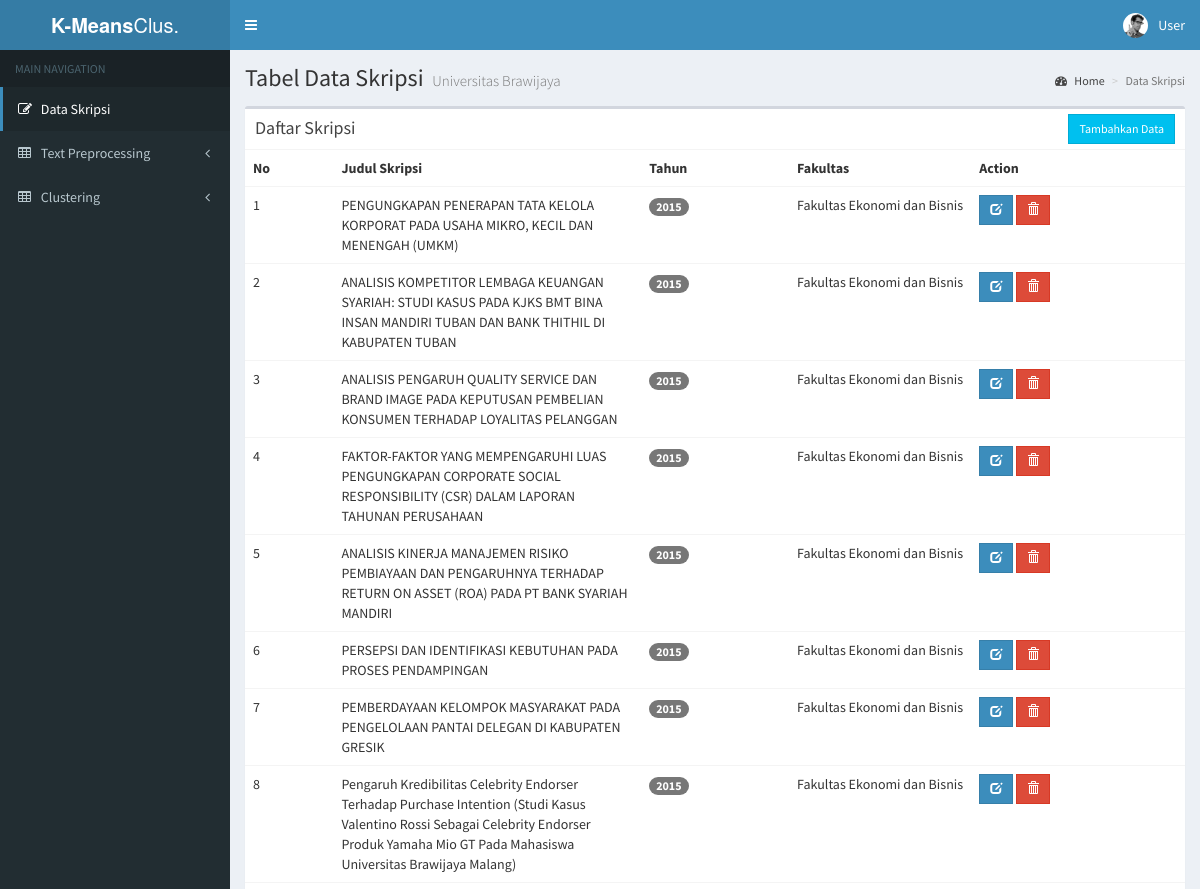
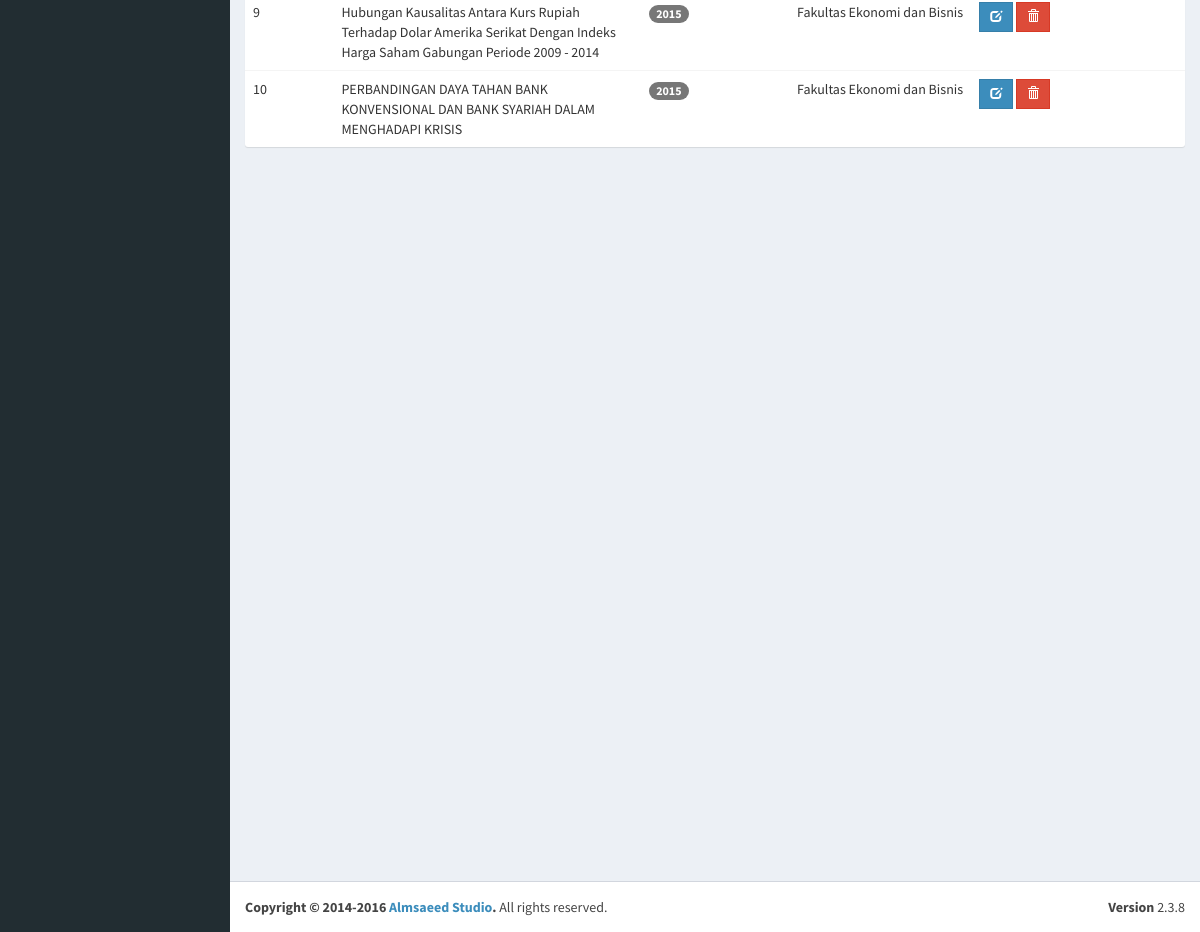
The page / on the database its author committed (2 pictures, top to bottom).
### tables this page shows
CREATE TABLE `document` (
  `id` int(11) NOT NULL,
  `judul` varchar(200) NOT NULL,
  `fakultas` varchar(200) NOT NULL,
  `tahun` varchar(4) NOT NULL,
  `abstrak` text NOT NULL,
  `kata_kunci` text NOT NULL,
  `daftar_isi` text NOT NULL,
  `file_type` varchar(255) NOT NULL
);

### application/controllers/Main.php (called while the page is built, shortened)
<?php
class Main extends CI_Controller {
    public function __construct() {
        $this->load->model('Document_model');
        $this->load->model('Stopword_model');
        $this->load->helper('stemming_helper');
        $this->load->helper('clustering_helper');
    }
    public function index() {
        $this->load->view('header');
        $this->load->view('documents/list', [
            'documents' => $this->Document_model->getAll()
        ]);
        $this->load->view('sidebar');
        $this->load->view('footer');
    }
}

### index.php (called while the page is built, shortened)
<?php
require_once BASEPATH.'core/CodeIgniter.php';

### application/models/Document_model.php (called while the page is built, shortened)
<?php
class Document_model extends CI_Model {
    public function getAll() {
        $query = $this->db->get('document');
        return $query->result();
    }
}

### application/views/documents/list.php (the view)
<div class="content-wrapper">
    <section class="content-header">
        <h1>
            Tabel Data Skripsi
            <small>Universitas Brawijaya</small>
        </h1>
        <ol class="breadcrumb">
            <li><a href="forminput"><i class="fa fa-dashboard"></i> Home</a></li>
            <li class="active">Data Skripsi</li>
        </ol>
    </section>
    <section class="content">
        <div class="row">
            <div class="col-xs-12">
                <div class="box">
                    <div class="box-header">
                        <h3 class="box-title">Daftar Skripsi</h3>
                        <div class="box-tools">
                            <div class="input-group input-group-sm" style="width: 150px;">
                                <a href="<?php echo base_url('main/add') ?>" class="btn btn-info btn-sm btn-flat pull-right">
                                    Tambahkan Data
                                </a>
                            </div>
                        </div>
                    </div>
                    <div class="box-body table-responsive no-padding">
                        <table class="table table-hover">
                            <tr>
                                <th style="width: 10px">No</th>
                                <th style="width: 50px">Judul Skripsi</th>
                                <th style="width: 50px">Tahun</th>
                                <th style="width: 50px">Fakultas</th>
                                <th style="width: 80px">Action</th>
                            </tr>
                            <?php foreach ($documents as $index => $row) : ?>
                                <tr>
                                    <td><?php echo $index+1 ?></td>
                                    <td><?php echo $row->judul ?></td>
                                    <td><span class="badge bg-primary"><?php echo $row->tahun ?></span></td>
                                    <td><?php echo $row->fakultas ?></td>
                                    <td>
										<div class="" align="left">
                                            <a href="<?php echo base_url('main/edit/' . $row->id) ?>">
                                                <button class="btn btn-flat btn-sm btn-primary">
                                                    <i class="glyphicon glyphicon-edit"></i>
                                                </button>
                                            </a>
                                            <a href="<?php echo base_url('main/delete/' . $row->id) ?>">
                                                <button class="btn btn-flat btn-sm btn-danger">
                                                    <i class="glyphicon glyphicon-trash"></i>
                                                </button>
                                            </a>
                                        </div>
                                    </td>
                                </tr>
                            <?php endforeach; ?>
                        </table>
                    </div>
                </div>
            </div>
        </div>
    </section>
</div>

### application/views/header.php (shortened to what this page needs)
<!DOCTYPE html>
<html>
<head>
    <link rel="stylesheet" href="<?php echo base_url('assets/bootstrap/css/bootstrap.min.css') ?>">
    <link rel="stylesheet" href="<?php echo base_url('assets/css/font-awesome.min.css') ?>">
    <link rel="stylesheet" href="<?php echo base_url('assets/plugins/datepicker/datepicker3.css') ?>">
    <link rel="stylesheet" href="<?php echo base_url('assets/dist/css/AdminLTE.min.css') ?>">
    <link rel="stylesheet" href="<?php echo base_url('assets/dist/css/skins/skin-blue.min.css') ?>">
</head>
<body class="hold-transition skin-blue sidebar-mini">
<div class="wrapper">
    <header class="main-header">
        <a href="<?php echo base_url() ?>" class="logo">
            <span class="logo-lg"><b>K-Means</b>Clus.</span>
        </a>
        <nav class="navbar navbar-static-top">
            <a href="#" class="sidebar-toggle" data-toggle="offcanvas" role="button">
            </a>
            <div class="navbar-custom-menu">
                <ul class="nav navbar-nav">
                    <li class="dropdown user user-menu">
                        <a href="#" class="dropdown-toggle" data-toggle="dropdown">
                            <img src="<?php echo base_url('assets/dist/img/user2-160x160.jpg') ?>" class="user-image" alt="User Image">
                            <span class="hidden-xs">User</span>
                        </a>
                    </li>
                </ul>
            </div>
        </nav>
    </header>

### application/views/sidebar.php (shortened to what this page needs)
<aside class="main-sidebar">
    <section class="sidebar">
        <ul class="sidebar-menu">
            <li class="header">MAIN NAVIGATION</li>
            <li class="<?php echo ($this->uri->segment(1) == "") ? 'active' : '' ?>">
                <a href="<?php echo base_url('') ?>">
                    <i class="fa fa-edit"></i> <span>Data Skripsi</span>
                </a>
            </li>
            <li class="<?php echo ($this->uri->segment(1) == "stopwords") ? 'treeview active' : '' ?>">
                <a href="#">
                    <i class="fa fa-table"></i> <span>Text Preprocessing</span>
                    <span class="pull-right-container">
              			<i class="fa fa-angle-left pull-right"></i>
           			</span>
                </a>
            </li>
            <li class="<?php echo ($this->uri->segment(1) == "klustering") ? 'treeview active' : '' ?>">
                <a href="#">
                    <i class="fa fa-table"></i> <span>Clustering</span>
                    <span class="pull-right-container">
              			<i class="fa fa-angle-left pull-right"></i>
            		</span>
                </a>
            </li>
        </ul>
    </section>
</aside>
<div class="content-wrapper">
</div>

### application/views/footer.php (shortened to what this page needs)
<footer class="main-footer">
    <div class="pull-right hidden-xs">
        <b>Version</b> 2.3.8
    </div>
    <strong>Copyright &copy; 2014-2016 <a href="http://almsaeedstudio.com">Almsaeed Studio</a>.</strong> All rights
    reserved.
</footer>
</div>
</body>
</html>

### rows shown on the page
document: judul "PENGUNGKAPAN PENERAPAN TATA KELOLA KORPORAT PADA USAHA MIKRO, KECIL DAN MENENGAH (UMKM)", tahun "2015", fakultas "Fakultas Ekonomi dan Bisnis"
document: judul "ANALISIS KOMPETITOR LEMBAGA KEUANGAN SYARIAH: STUDI KASUS PADA KJKS BMT BINA INSAN MANDIRI TUBAN DAN BANK THITHIL DI KABUPATEN TUBAN", tahun "2015", fakultas "Fakultas Ekonomi dan Bisnis"
document: judul "ANALISIS PENGARUH QUALITY SERVICE DAN BRAND IMAGE PADA KEPUTUSAN PEMBELIAN KONSUMEN TERHADAP LOYALITAS PELANGGAN", tahun "2015", fakultas "Fakultas Ekonomi dan Bisnis"
document: judul "FAKTOR-FAKTOR YANG MEMPENGARUHI LUAS PENGUNGKAPAN CORPORATE SOCIAL RESPONSIBILITY (CSR) DALAM LAPORAN TAHUNAN PERUSAHAAN", tahun "2015", fakultas "Fakultas Ekonomi dan Bisnis"
document: judul "ANALISIS KINERJA MANAJEMEN RISIKO PEMBIAYAAN DAN PENGARUHNYA TERHADAP RETURN ON ASSET (ROA) PADA PT BANK SYARIAH MANDIRI", tahun "2015", fakultas "Fakultas Ekonomi dan Bisnis"
document: judul "PERSEPSI DAN IDENTIFIKASI KEBUTUHAN PADA PROSES PENDAMPINGAN", tahun "2015", fakultas "Fakultas Ekonomi dan Bisnis"
document: judul "PEMBERDAYAAN KELOMPOK MASYARAKAT PADA PENGELOLAAN PANTAI DELEGAN DI KABUPATEN GRESIK", tahun "2015", fakultas "Fakultas Ekonomi dan Bisnis"
document: judul "Pengaruh Kredibilitas Celebrity Endorser Terhadap Purchase Intention (Studi Kasus Valentino Rossi Sebagai Celebrity Endorser Produk Yamaha Mio GT Pada Mahasiswa Universitas Brawijaya Malang)", tahun "2015", fakultas "Fakultas Ekonomi dan Bisnis"
document: judul "Hubungan Kausalitas Antara Kurs Rupiah Terhadap Dolar Amerika Serikat Dengan Indeks Harga Saham Gabungan Periode 2009 - 2014", tahun "2015", fakultas "Fakultas Ekonomi dan Bisnis"
document: judul "PERBANDINGAN DAYA TAHAN BANK KONVENSIONAL DAN BANK SYARIAH DALAM MENGHADAPI KRISIS", tahun "2015", fakultas "Fakultas Ekonomi dan Bisnis"
